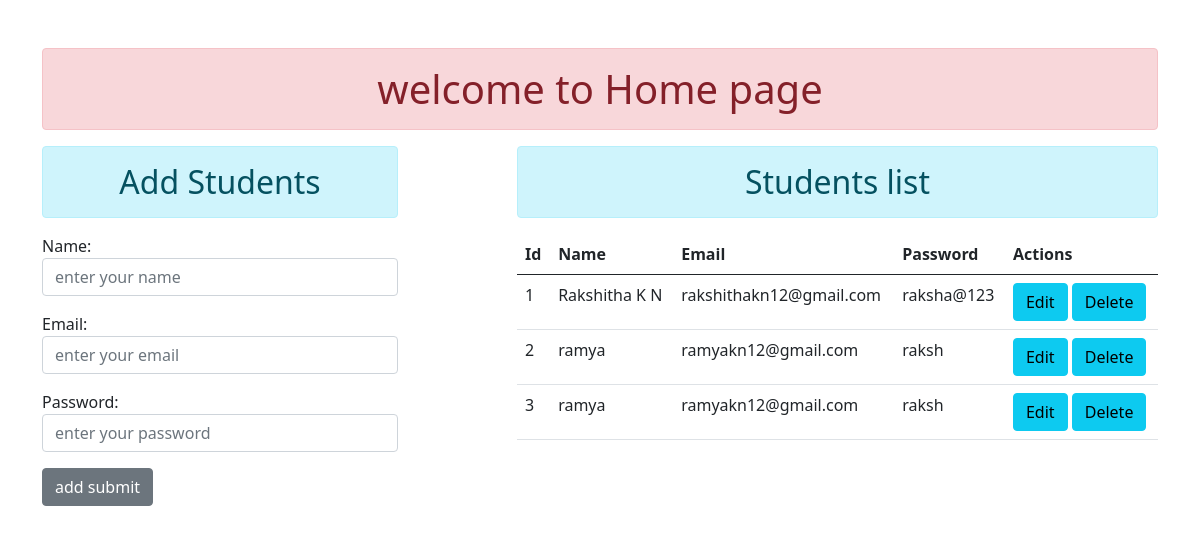
Before: / with the older database file.
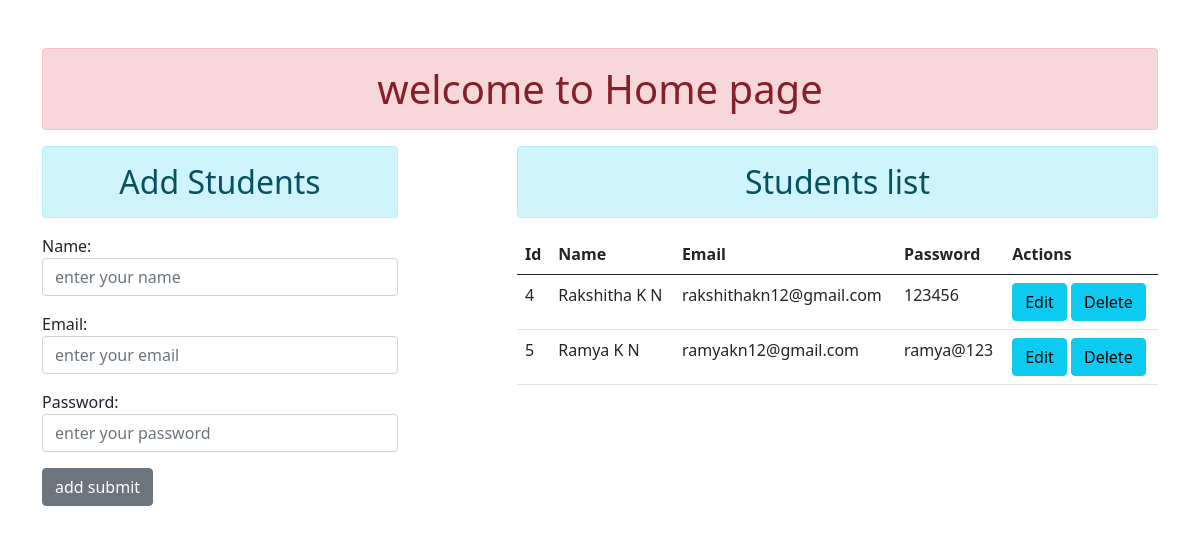
After: the same page with the newer database file.
### std_crud/models.py (models this page shows)
class Student(models.Model):
    name=models.CharField(blank=False,max_length=200)
    email=models.EmailField(blank=False)
    password=models.CharField(blank=False,max_length=200)

### std_crud/views.py (the view)
# urls.py: 2. Add a URL to urlpatterns:  path('', views.home, name='home')
def home(request):
    if request.method=="POST":
        std_form=forms.StudentForm(request.POST)
        if std_form.is_valid():
            std_form.save()
            student_form=forms.StudentForm()
    else:
      student_form=forms.StudentForm()
    students=models.Student.objects.all()
    context={ "students":students, "student_form":student_form }
    return render(request,"home.html",context)

### std_crud/forms.py
class StudentForm(forms.ModelForm):
    class Meta:
        model=models.Student
        fields=["name","email","password"]
        widgets={
            'name':forms.TextInput(
                attrs={"class":"form-control","placeholder":"enter your name"}),
             'email':forms.EmailInput(
                attrs={"class":"form-control","placeholder":"enter your email"}),
             'password':forms.TextInput(
                attrs={"class":"form-control","placeholder":"enter your password"}),
        }

### std_crud/templates/home.html (shortened to what this page needs)
{% extends "base.html" %}
{% block content %}
<div class="row">
    <div class="col-md-4 col-12">
        <h2 class="alert alert-info text-center">Add Students</h2>
        <form action="{% url 'home' %}" method="post">
       {{student_form.as_p}}
            <input type="submit" class="btn btn-secondary" value="add submit">
        </form>
    </div>
    <div class="col-md-7 offset-md-1 col-12">
        <h2 class="alert alert-info text-center">Students list</h2>
        <table class="table table-hover">
            <thead>
                <tr>
                    <th>Id</th>
                    <th>Name</th>
                    <th>Email</th>
                    <th>Password</th>
                    <th>
                        Actions
                    </th>
                </tr>
            </thead>
            <tbody>
                {% for std in students %}
                <tr>
                    <td>{{std.id}}</td>
                    <td>{{std.name}}</td>
                    <td>{{std.email}}</td>
                    <td>{{std.password}}</td>
                     <td>
                        <a href="{% url 'edit' std.id %}" class="btn btn-info">Edit</a>
                        <a href="{% url 'delete' std.id %}" class="btn btn-info">Delete</a>
                     </td>
                </tr>
                {% empty%}
                <td colspan="6">
                    <h3 class="alert alert-warning text-center">No Students found</h3>
                </td>
                {% endfor %}
            </tbody>
        </table>
    </div>
    {% endblock content %}

### std_crud/templates/base.html (shortened to what this page needs)
{% load static %}
<!DOCTYPE html>
<html lang="en">
<head>
    <link rel="stylesheet" href="{% static 'css/bootstrap.min.css' %}">
</head>
<body>
    <div class="container mt-5">
        <h1 class="alert alert-danger text-center">welcome to Home page</h1>
        {% block content %}
        {% endblock content %}
    </div>
</body>
</html>

Changed rows visible on the page:
removed Student: id "1", name "Rakshitha K N", email "rakshithakn12@gmail.com", password "raksha@123"
removed Student: id "2", name "ramya", email "ramyakn12@gmail.com", password "raksh"
removed Student: id "3", name "ramya", email "ramyakn12@gmail.com", password "raksh"
added Student: id "4", name "Rakshitha K N", email "rakshithakn12@gmail.com", password "123456"
added Student: id "5", name "Ramya K N", email "ramyakn12@gmail.com", password "ramya@123"
